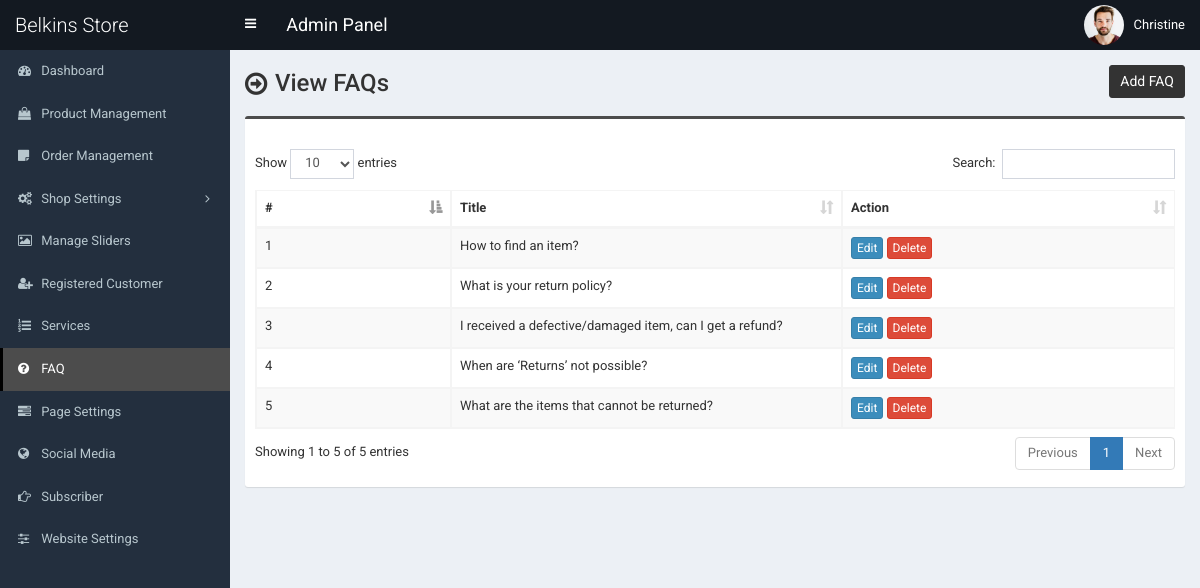
/admin/faq.php (signed in), run on the app's committed database.
### tables this page shows
CREATE TABLE `tbl_faq` (
  `faq_id` int(11) NOT NULL,
  `faq_title` varchar(255) NOT NULL,
  `faq_content` text NOT NULL
);

### admin/faq.php (the view, shortened to what this page needs)
<?php require_once('header.php'); ?>
<section class="content-header">
	<div class="content-header-left">
		<h1>View FAQs</h1>
	</div>
	<div class="content-header-right">
		<a href="faq-add.php" class="btn btn-primary btn-sm">Add FAQ</a>
	</div>
</section>
<section class="content">
	<div class="row">
		<div class="col-md-12">
			<div class="box box-info">
				<div class="box-body table-responsive">
					<table id="example1" class="table table-bordered table-hover table-striped">
						<thead>
							<tr>
								<th width="30">#</th>
								<th width="100">Title</th>
								<th width="80">Action</th>
							</tr>
						</thead>
						<tbody>
							<?php
							$i=0;
							$statement = $pdo->prepare("SELECT * FROM tbl_faq");
							$statement->execute();
							$result = $statement->fetchAll(PDO::FETCH_ASSOC);
							foreach ($result as $row) {
								$i++;
								?>
								<tr>
									<td><?php echo $i; ?></td>
									<td><?php echo $row['faq_title']; ?></td>
									<td>
										<a href="faq-edit.php?id=<?php echo $row['faq_id']; ?>" class="btn btn-primary btn-xs">Edit</a>
										<a href="#" class="btn btn-danger btn-xs" data-href="faq-delete.php?id=<?php echo $row['faq_id']; ?>" data-toggle="modal" data-target="#confirm-delete">Delete</a>
									</td>
								</tr>
								<?php
							}
							?>
						</tbody>
					</table>
				</div>
			</div>
		</div>
	</div>
</section>
<?php require_once('footer.php'); ?>

### admin/style.css (style rules this page uses)
body { font-size: 13px; font-family: "Roboto", sans-serif; }
.content-header > h1, .content-header .content-header-left h1 { font-family: "Roboto", sans-serif; }
.box-info { padding-top: 20px; }
.content-header { overflow: hidden; }
.content-header .content-header-left { float: left; padding-top: 5px; }
.content-header .content-header-right { float: right; }
.content-header .content-header-left h1 { margin-top: 0; margin-bottom: 0; padding-left: 30px; padding-bottom: 5px; font-size: 24px; position: relative; }
.content-header .content-header-left h1:before { position: absolute; top: 0; left: 0; font-family: "FontAwesome", sans-serif; font-size: 26px; content: "\f18e"; }
.content-header .content-header-right a { position: relative; font-size: 14px; }
.box.box-info { border-top-color: #4c4c4c; }
.content-header .content-header-right a { background-color: #333333; border-color: #333333; }

### data on the page
tbl_faq: faq_title "How to find an item?"
tbl_faq: faq_title "What is your return policy?"
tbl_faq: faq_title "I received a defective/damaged item, can I get a refund?"
tbl_faq: faq_title "When are ‘Returns’ not possible?"
tbl_faq: faq_title "What are the items that cannot be returned?"

### other printed values
$_SESSION['user']['full_name'] "Christine"
